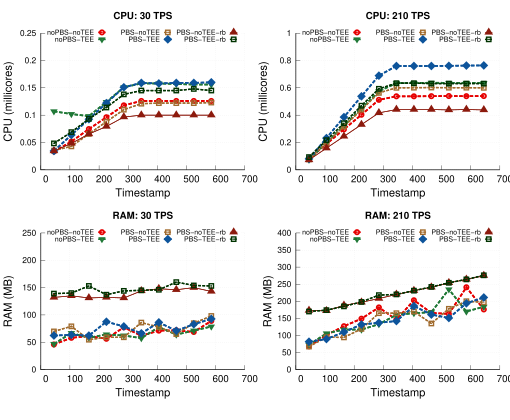

Write gnuplot code to recreate this figure.
# 
# Author: Peterson Yuhala
#

#set term postscript size 5in,2.3in linewidth 1 color eps enhanced 22
set term postscript size 5.1in,4.2in linewidth 1 color eps enhanced 22
set encoding utf8


set output "cpu_ram.eps"
set datafile separator comma

load "styles.inc"
load "common.gnuplot" 
load "linetypes.gnuplot"

## Multiplot settings

## mp_startx # Left edge of col 0 plot area
## mp_starty          # Top of row 0 plot area
## mp_width            # Total width of plot area
## mp_height         # Total height of plot area
## mp_rowgap         # Gap between plot rows
## mp_colgap          # Gap between plot columns
          

#mp_startx=0.08
#mp_starty=0.15

#mp_height=0.65
#mp_rowgap=0.19
#mp_colgap=0.1
#mp_width=0.9

#eval mpSetup(2, 1)

mp_startx=0.08
mp_starty=0.08
mp_height=0.80
mp_rowgap=0.15
mp_colgap=0.1
mp_width=0.90

eval mpSetup(2, 2)
#

font_size = 14
label_size = 18

set style fill solid border -1
set boxwidth 0.15
set xtics offset 0.4,0.4,0
set ytics offset 0.5,0,0
set xlabel offset 0,1,0


set ytics nomirror
set grid y
set ytics font ",12"

eval mpNext
# --- GRAPH a (top left: noPBS-noTEE)

set title "CPU: 30 TPS" font "Helvetica-bold,14" #offset 0,-0.2

set ylabel "CPU (millicores)" font ",16"  offset 4,0
set xlabel "Timestamp" font ",16"
set xtics font ",14"

set xrange[0:700]

set yrange [0:0.25]

#set logscale y

set key samplen 0.75 maxrows 2 at graph 0.5, 0.98 center font ",10"


plot 'data/no_pbs_no_tee/no-pbs_no-tee_30_sys_op-geth.csv' u 1:4 every 4  w l ls 2006 notitle, \
     '' u 1:4 every 4 t "noPBS-noTEE" w lp ls 2006, \
     'data/no_pbs_tee/no-pbs_tee_30_sys_op-geth.csv' u 1:4 every 4  w l ls 2007 notitle, \
     '' u 1:4 every 4 t "noPBS-TEE" w lp ls 2007, \
     'data/pbs_no_tee/pbs_geth_no-tee_30_sys_op-geth-ext.csv' u 1:4 every 4 w l ls 22004 notitle, \
     '' u 1:4 every 4 t "PBS-noTEE" w lp ls 22004,\
     'data/pbs_tee/pbs_geth_tee_30_sys_op-geth-ext.csv' u 1:4 every 4 w l ls 22001 notitle, \
     '' u 1:4 every 4 t "PBS-TEE" w lp ls 22001, \
     'data/pbs_no_tee/pbs_rbuilder_no-tee_30_sys_op-rbuilder.csv' u 1:4 every 4 w l ls 2002 notitle, \
     '' u 1:4 every 4 t "PBS-noTEE-rb" w lp ls 2002, \
     'data/pbs_tee/pbs_rbuilder_tee_30_sys_op-rbuilder.csv' u 1:4 every 4 w l ls 2004 notitle, \
     '' u 1:4 every 4 t "PBS-TEE-rb" w lp ls 2004
    

eval mpNext
# --- GRAPH a (top left: noPBS-noTEE)

set title "CPU: 210 TPS" font "Helvetica-bold,14" #offset 0,-0.2

set ylabel "CPU (millicores)" font ",16"  offset 3,0
set xlabel "Timestamp" font ",16"
set xtics font ",14"



#set yrange [0:5000]
set yrange [0:1]
set xrange[0:700]

set key samplen 0.75 maxrows 2 at graph 0.5, 0.98 center font ",10"

plot 'data/no_pbs_no_tee/no-pbs_no-tee_210_sys_op-geth.csv' u 1:4 every 4  w l ls 2006 notitle, \
     '' u 1:4 every 4 t "noPBS-noTEE" w lp ls 2006, \
     'data/no_pbs_tee/no-pbs_tee_210_sys_op-geth.csv' u 1:4 every 4  w l ls 2007 notitle, \
     '' u 1:4 every 4 t "noPBS-TEE" w lp ls 2007, \
     'data/pbs_no_tee/pbs_geth_no-tee_210_sys_op-geth-ext.csv' u 1:4  every 4 w l ls 22004 notitle, \
     '' u 1:4 every 4 t "PBS-noTEE" w lp ls 22004,\
     'data/pbs_tee/pbs_geth_tee_210_sys_op-geth-ext.csv' u 1:4 every 4 w l ls 22001 notitle, \
     '' u 1:4 every 4 t "PBS-TEE" w lp ls 22001, \
     'data/pbs_no_tee/pbs_rbuilder_no-tee_210_sys_op-rbuilder.csv' u 1:4 every 4 w l ls 2002 notitle, \
     '' u 1:4 every 4 t "PBS-noTEE-rb" w lp ls 2002, \
     'data/pbs_tee/pbs_rbuilder_tee_210_sys_op-rbuilder.csv' u 1:4 every 4 w l ls 2004 notitle, \
     '' u 1:4 every 4 t "PBS-TEE-rb" w lp ls 2004
    

eval mpNext
# --- GRAPH a (top left: noPBS-noTEE)

set title "RAM: 30 TPS" font "Helvetica-bold,14" #offset 0,-0.2

set ylabel "RAM (MB)" font ",16"  offset 3,0
set xlabel "Timestamp" font ",16"
set xtics font ",14"


set yrange [0:250]

set key samplen 0.75 maxrows 2 at graph 0.5, 0.98 center font ",10"


plot 'data/no_pbs_no_tee/no-pbs_no-tee_30_sys_op-geth.csv' u 1:5 every 4  w l ls 2006 notitle, \
     '' u 1:5 every 4 t "noPBS-noTEE" w lp ls 2006, \
     'data/no_pbs_tee/no-pbs_tee_30_sys_op-geth.csv' u 1:5 every 4  w l ls 2007 notitle, \
     '' u 1:5 every 4 t "noPBS-TEE" w lp ls 2007, \
     'data/pbs_no_tee/pbs_geth_no-tee_30_sys_op-geth-ext.csv' u 1:5 every 4 w l ls 22004 notitle, \
     '' u 1:5 every 4 t "PBS-noTEE" w lp ls 22004,\
     'data/pbs_tee/pbs_geth_tee_30_sys_op-geth-ext.csv' u 1:5 every 4 w l ls 22001 notitle, \
     '' u 1:5 every 4 t "PBS-TEE" w lp ls 22001, \
     'data/pbs_no_tee/pbs_rbuilder_no-tee_30_sys_op-rbuilder.csv' u 1:5 every 4 w l ls 2002 notitle, \
     '' u 1:5 every 4 t "PBS-noTEE-rb" w lp ls 2002, \
     'data/pbs_tee/pbs_rbuilder_tee_30_sys_op-rbuilder.csv' u 1:5 every 4 w l ls 2004 notitle, \
     '' u 1:5 every 4 t "PBS-TEE-rb" w lp ls 2004
    


eval mpNext
# --- GRAPH a (top left: noPBS-noTEE)

set title "RAM: 210 TPS" font "Helvetica-bold,14" #offset 0,-0.2

set ylabel "RAM (MB)" font ",16"  offset 3.5,0
set xlabel "Timestamp" font ",16"
set xtics font ",14"

set yrange [0:400]

set key samplen 0.75 maxrows 2 at graph 0.5, 0.98 center font ",10"


plot 'data/no_pbs_no_tee/no-pbs_no-tee_210_sys_op-geth.csv' u 1:5 every 4  w l ls 2006 notitle, \
     '' u 1:5 every 4 t "noPBS-noTEE" w lp ls 2006, \
     'data/no_pbs_tee/no-pbs_tee_210_sys_op-geth.csv' u 1:5 every 4  w l ls 2007 notitle, \
     '' u 1:5 every 4 t "noPBS-TEE" w lp ls 2007, \
     'data/pbs_no_tee/pbs_geth_no-tee_210_sys_op-geth-ext.csv' u 1:5 every 4 w l ls 22004 notitle, \
     '' u 1:5 every 4 t "PBS-noTEE" w lp ls 22004,\
     'data/pbs_tee/pbs_geth_tee_210_sys_op-geth-ext.csv' u 1:5 every 4 w l ls 22001 notitle, \
     '' u 1:5 every 4 t "PBS-TEE" w lp ls 22001, \
     'data/pbs_no_tee/pbs_rbuilder_no-tee_210_sys_op-rbuilder.csv' u 1:5 every 4 w l ls 2002 notitle, \
     '' u 1:5 every 4 t "PBS-noTEE-rb" w lp ls 2002, \
     'data/pbs_tee/pbs_rbuilder_tee_210_sys_op-rbuilder.csv' u 1:5 every 4 w l ls 2004 notitle, \
     '' u 1:5 every 4 t "PBS-TEE-rb" w lp ls 2004
     
!epstopdf "cpu_ram.eps"
!rm "cpu_ram.eps"
quit
